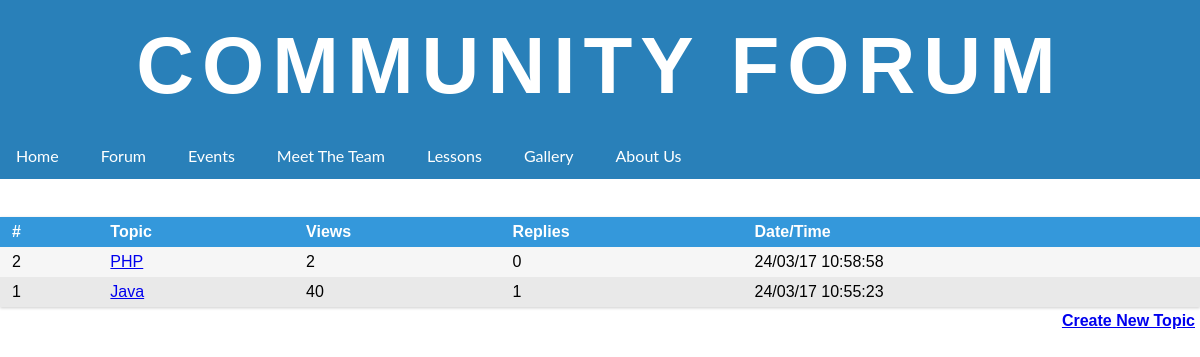
/forum.php, run on the app's committed database.
### tables this page shows
CREATE TABLE `fquestions` (
  `id` int(4) NOT NULL,
  `topic` varchar(255) NOT NULL DEFAULT '',
  `detail` longtext NOT NULL,
  `name` varchar(65) NOT NULL DEFAULT '',
  `email` varchar(65) NOT NULL DEFAULT '',
  `datetime` varchar(25) NOT NULL DEFAULT '',
  `view` int(4) NOT NULL DEFAULT '0',
  `reply` int(4) NOT NULL DEFAULT '0'
);

### private/connection/fquestion_connection.php (called while the page is built, shortened)
<?php
$tbl_name="fquestions";
?>

### public/forum.php (the view, shortened to what this page needs)
<?php include 'header.php' ?>
<link rel="stylesheet" href="./lib/bootstrap/css/bootstrap.min.css">
<link rel="stylesheet" href="./css/style.css">
<body>
  <div class="container-fluid">
  <h1 class='elegantshadow'>Community Forum</h1>
  <?php include 'nav.php' ?>
      <br>
      <?php include '../private/connection/fquestion_connection.php' ?>
      <?php
      $sql="SELECT * FROM $tbl_name ORDER BY id DESC";
      $result=mysql_query($sql);
      ?>
      <div class="table">
      <div class="row header">
        <div class="cell">
         #
        </div>
        <div class="cell">
          Topic
        </div>
        <div class="cell">
          Views
        </div>
        <div class="cell">
          Replies
        </div>
         <div class="cell">
          Date/Time
        </div>
      </div>
  <?php
  while($rows = mysql_fetch_array($result)){
  ?>
      <div class="row">
        <div class="cell">
          <?php echo $rows['id']; ?>
        </div>
        <div class="cell">
          <a href="view_topic.php?id=<?php echo $rows['id']; ?>"><?php echo $rows['topic']; ?></a><BR>
        </div>
        <div class="cell">
         <?php echo $rows['view']; ?>
        </div>
        <div class="cell">
         <?php echo $rows['reply']; ?>
        </div>
        <div class="cell">
         <?php echo $rows['datetime']; ?>
        </div>
      </div>
  <?php
  }
  ?>
  </div>
  <div style="float: right; margin: 5px;">
  <a href="../public/views/new_topic.php"><strong>Create New Topic</strong></a>
  </div>
</div>
  </body>

### public/css/style.css (style rules this page uses)
* { padding: 0px; margin: 0px; }
body { min-width: 700px; background-repeat: no-repeat; font-family: helvetica; }
.elegantshadow { margin: 0 0 0 0; text-align: center; color:white; background-color: #2980b9; letter-spacing: .1em; text-shadow: -1px -1px 1px white 2px 2px 1px #2980b9; height: 13%; }
h1 { font-family: "Avant Garde", Avantgarde, "Century Gothic", CenturyGothic, "AppleGothic", sans-serif; font-size: 80px; padding: 20px 30px; text-align: center; text-transform: uppercase; text-rendering: optimizeLegibility; }
.table { margin-top: 20px; width: 100%; box-shadow: 0 1px 3px rgba(0, 0, 0, 0.2); display: table; }
.row { display: table-row; background: #f6f6f6; }
.row:nth-of-type(odd) { background: #e9e9e9; }
.row.header { font-weight: 900; color: #ffffff; background: #3498db; }
.cell { padding: 6px 12px; display: table-cell; }

### data on the page
fquestions: id "2", topic "PHP", view "2", reply "0", datetime "24/03/17 10:58:58"
fquestions: id "1", topic "Java", view "40", reply "1", datetime "24/03/17 10:55:23"
